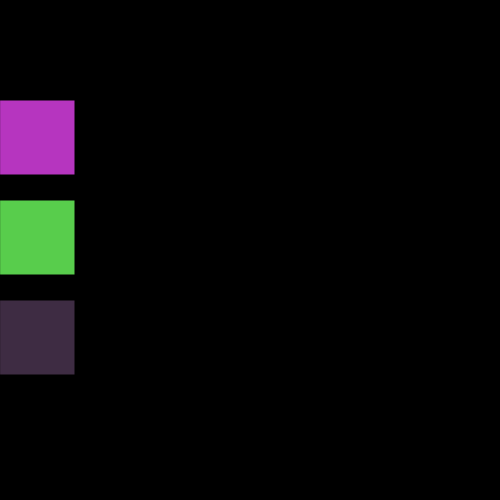
Frame 1 (no input)
Frame 60 (no input): identical to frame 1, image omitted
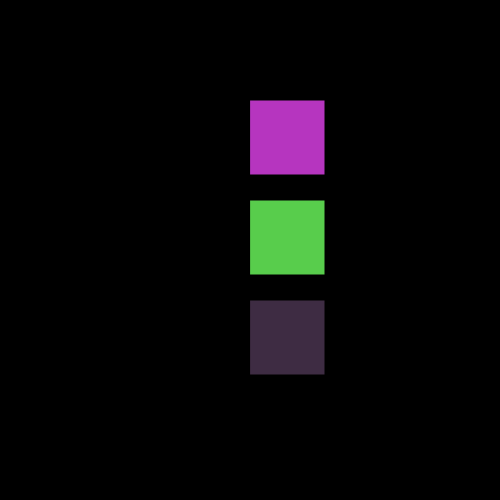
Frame 120 (the mouse pressed at the canvas centre since frame 60)

The p5.js sketch that drew these frames (run headless with seeded random() and noise() and a simulated clock; from frame 60 on, the mouse is pressed at the canvas centre):

// p5.js sketch
// ── sketch.js
//Step 1 - Create a setup() function to create the Canvas with a black Background. 
//Step 2 - Create variables & random for the (r,g,b) in setup()
//Step 3 - Call (r,g,b) with fill in setup()
//Step 4 - Include 3 square functions in setup(); after calling the fill(r,g,b);
//Step 5 - Create a draw() function to allow for mouse movement

//Global variable
let r,g,b;
let r2,g2,b2;
//Generate a random RGB Value
function setup(){
    createCanvas(500,500); //Creates a blank Canvas
    r = random(0,255);
    g = random(0,255);
    b = random(0,255);

    r2 = random(0,255);
    g2 = random(0,255);
    b2 = random(0,255);

    r3 = random(0,255);
    g3 = random(0,255);
    b3 = random(0,255);
}


function draw(){
    background(0, 0, 0); //Clears the screen to give moving illusion
    fill(r,g,b);
    rect(mouseX, 100, 75); //Creates the 1st Square, movableX
    fill(r2,g2,b2);
    rect(mouseX, 200, 75); //Creates the 2nd square, movableX
    fill(r3,g3,b3);
    rect(mouseX, 300, 75); //Creates the 3rd square, movableX

}

function mouseClicked(){
    r = random(0,255);
    g = random(0,255);
    b = random(0,255);

    r2 = random(0,255);
    g2 = random(0,255);
    b2 = random(0,255);

    r3 = random(0,255);
    g3 = random(0,255);
    b3 = random(0,255);
}
